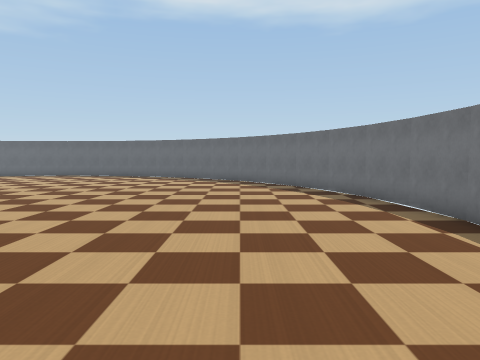
[1] (above)

16 first-person views from a walk through a robot-simulator world made for Webots. The camera is 0.57 m above the floor, tilts 4° down and sees 70° across. The floor is counted in squares, 0.5 m on a side. Each view is taken from the middle of a square. On the plan, view 1 faces up. The plan holds only what a view shows up to about 14 squares ahead; the rest is blank. Robots are left out. Simple shapes and patterns stand in for the simulator's stock objects.

[2]
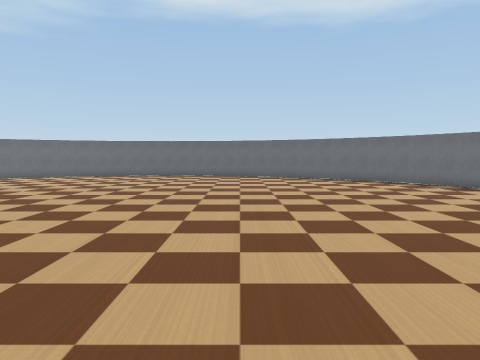

[3]
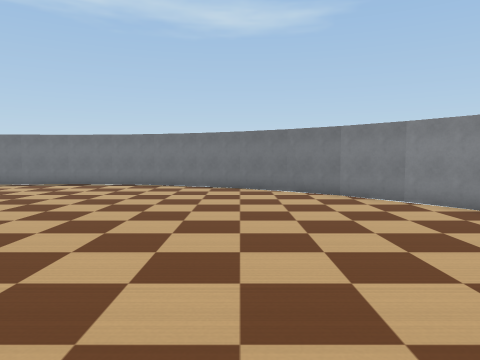

[4]
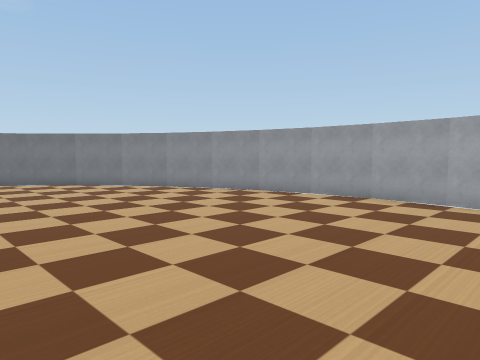

[5]
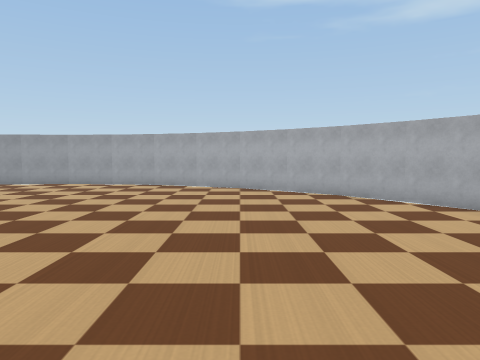

[6]
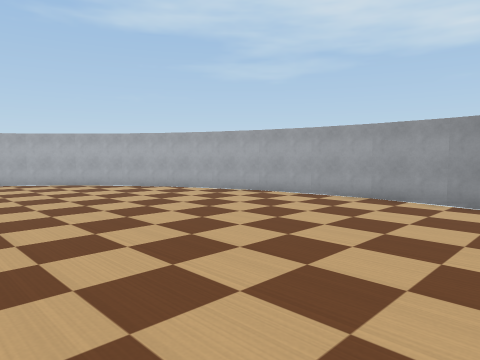

[7]
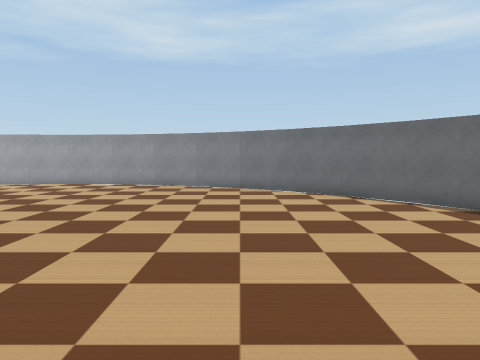

[8]
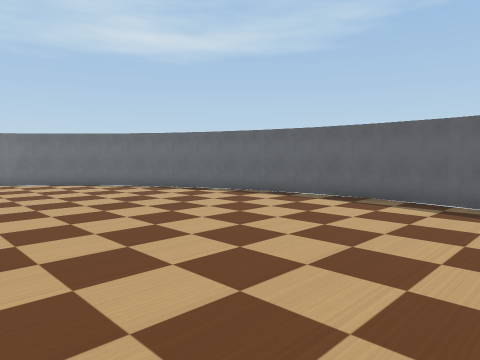

[9]
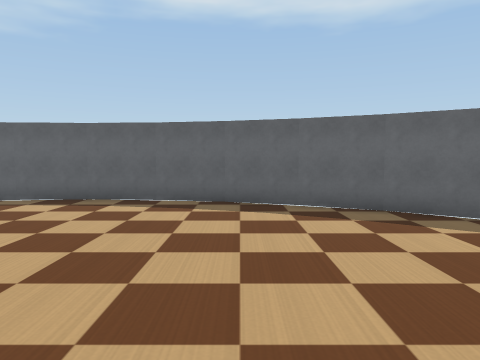

[10]
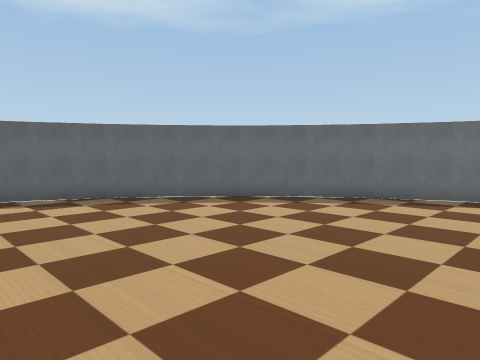

[11]
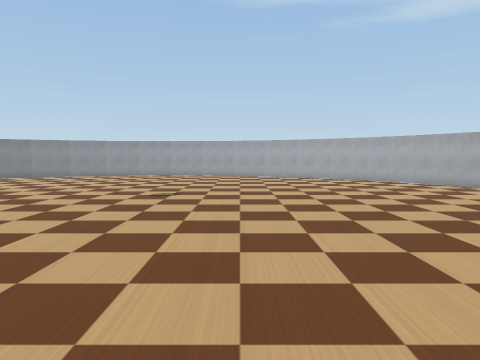

[12]
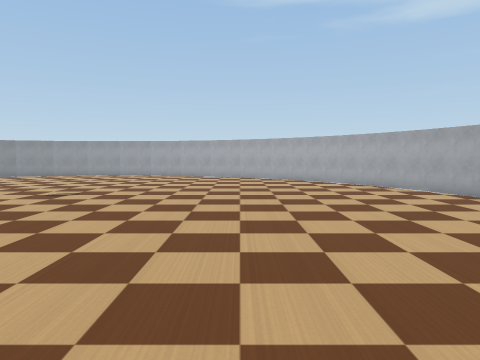

[13]
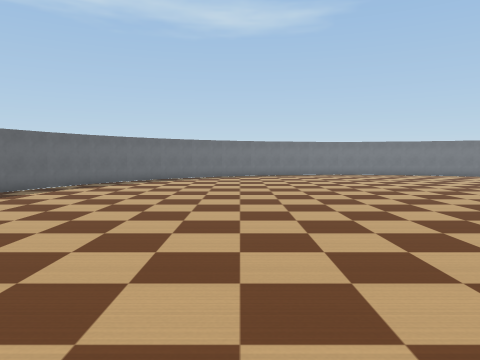

[14]
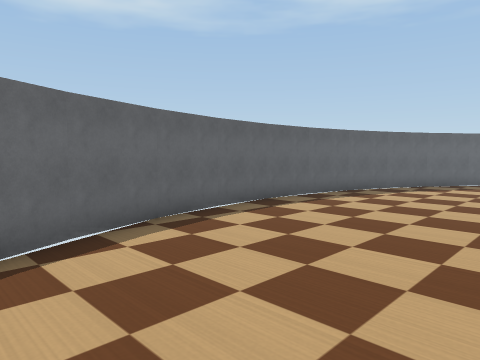

[15]
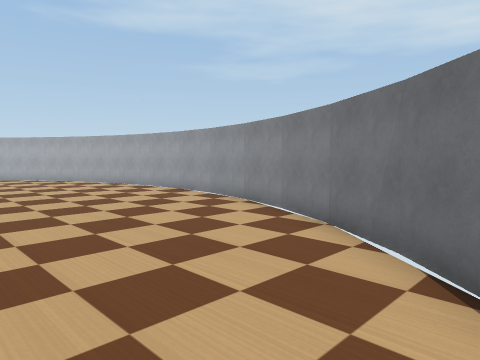

[16]
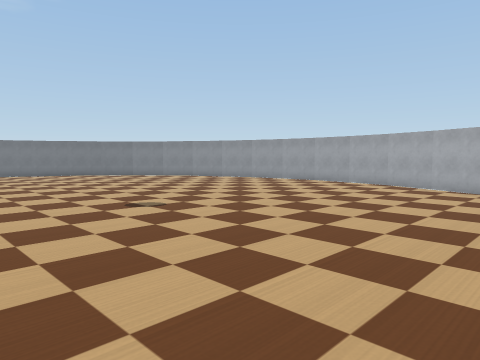

### Floor plan
Points are (right, up) in squares from view 1. A wall is a line through its corners. A room is listed if a view was taken in it or the views show most of it. See-through windows are left out.
Room 1 (views 1, 2, 3, 4, 5, 6, 7, 8, 9, 10, 11, 12, 13, 14, 15, 16)
walls: (-23.5, 2.4) (-22.9, 0.6); (3.5, 9.6) (2.9, 11.4); (-22.1, 13) (-22.9, 11.4) (-23.6, 9.5); (-17, -6.1) (-15.3, -7); (2.1, -1) (3, 0.7); (-1.5, -5.1) (-0.1, -3.9) (1.1, -2.5); (1.1, 14.5) (-0.1, 15.9) (-1.5, 17.1); (-15.4, -6.9) (-13.6, -7.5); (-4.6, 18.9) (-6.4, 19.5); (-23.5, 9.7) (-23.9, 7.8); (-13.7, -7.5) (-11.8, -7.9); (-6.3, 19.5) (-8.3, 19.9); (-24, 6.1) (-23.9, 4.1); (-21.2, -2.4) (-19.9, -3.9) (-18.5, -5.1); (-18.4, 17.2) (-19.9, 15.9); (-10.1, -8) (-8.1, -7.9); (-10, 20) (-11.8, 19.9) (-13.6, 19.5) (-15.5, 18.9); (4, 5.9) (3.9, 7.9); (-19.8, 16) (-21.1, 14.5); (-8.3, -7.9) (-6.3, -7.5); (3.9, 7.7) (3.5, 9.7); (-23.9, 4.2) (-23.5, 2.3); (-22.2, -0.9) (-21.1, -2.6); (-16.9, 18.2) (-18.6, 17.1); (-3.1, -6.2) (-1.4, -5.1); (2.2, 12.9) (1.1, 14.6); (2.9, 0.5) (3.5, 2.4); (3.5, 2.2) (3.9, 4.2); (-23.9, 7.9) (-24, 6); (-11.9, -7.9) (-9.9, -8); (-8.1, 19.9) (-10.1, 20); (-2.9, 18.1) (-4.7, 19); (-23, 0.7) (-22.1, -1); (-15.3, 19) (-17, 18.1); (3, 11.3) (2.1, 13.1); (-21.1, 14.6) (-22.2, 12.9); (-18.6, -5.1) (-16.9, -6.2); (-1.4, 17.1) (-3.1, 18.2); (1.1, -2.6) (2.2, -0.9); (-6.5, -7.6) (-4.6, -6.9) (-3, -6.1); (3.9, 4) (4, 6)

Positions as (right, up) in squares from view 1, and headings:
1: (0, 0), facing up
2: (-6, 0), facing up
3: (-10, -1), facing right
4: (-14, 1), facing down-right
5: (-17, 6), facing down
6: (-15, 10), facing down-left
7: (-10, 13), facing left
8: (-6, 11), facing up-left
9: (-6, 11), facing up
10: (-7, 9), facing up-right
11: (-14, 12), facing down
12: (-17, 12), facing down
13: (-17, 12), facing right
14: (-17, 14), facing up-right
15: (-17, 16), facing down-left
16: (-19, 6), facing down-right
